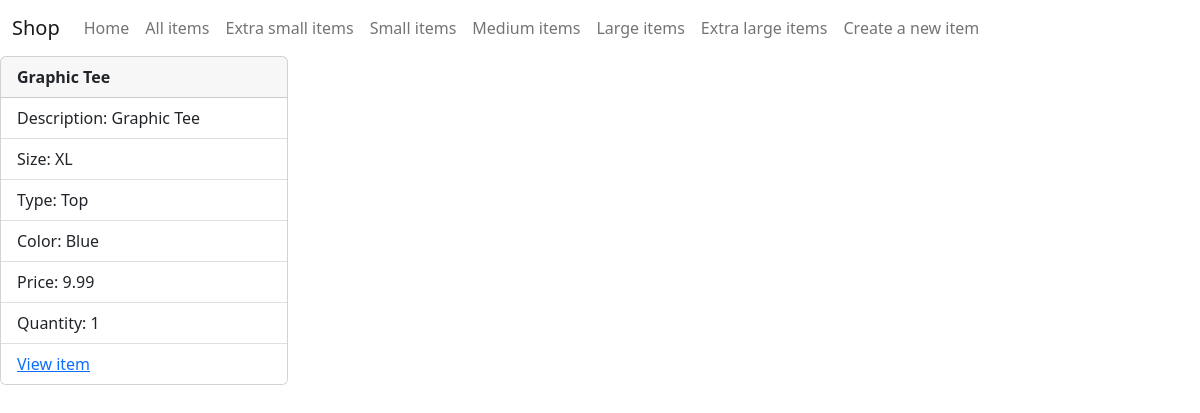
Screenshot of /items/by_size/XL with the database file from the repository.
### ca298shop/models.py (models this page shows, shortened)
class Item(models.Model):
    id = models.AutoField(primary_key=True)
    name = models.CharField(max_length=30)
    description = models.CharField(max_length=200)
    SIZES = [
        ('XS', 'XS'),
        ('S', 'S'),
        ('M', 'M'),
        ('L', 'L'),
        ('XL', 'XL'),
    ]
    size = models.CharField(max_length=2, choices=SIZES, default="")
    type = models.ForeignKey(Type, on_delete=models.CASCADE)
    color = models.ForeignKey(Color, on_delete=models.CASCADE)
    price = models.DecimalField(max_digits=10, decimal_places=2)
    quantity = models.IntegerField(default=1)

class Type(models.Model):
    id = models.AutoField(primary_key=True)
    type = models.TextField(default="")
    def __str__(self):
        return self.type

class Color(models.Model):
    id = models.AutoField(primary_key=True)
    color = models.TextField(default="")
    def __str__(self):
        return self.color

### ca298shop/views.py (the view)
# urls.py: path('items/by_size/<str:itemsize>', views.view_by_size, name='by_size'),
def view_by_size(request, itemsize):
    by_size = Item.objects.filter(size=itemsize)
    return render(request, 'by_size.html', {'items': by_size})

### ca298shop/templates/by_size.html
{% extends 'base.html' %}
{% block content %}
    {% for item in items %}
        <div class="card" style="width: 18rem;">
            <div class="card-header">
                <b>{{ item.name }}</b>
            </div>
            <ul class="list-group list-group-flush">
                <li class="list-group-item">Description: {{ item.description }}</li>
                <li class="list-group-item">Size: {{ item.size }}</li>
                <li class="list-group-item">Type: {{ item.type }}</li>
                <li class="list-group-item">Color: {{ item.color }}</li>
                <li class="list-group-item">Price: {{ item.price }}</li>
                <li class="list-group-item">Quantity: {{ item.quantity }}</li>
                <li class="list-group-item"><a href="items/single_item/{{ item.id }}">View item</a></li>
            </ul>
        </div>
        <br>
    {% endfor %}
{% endblock %}

### rows the page displays
Item: name "Graphic Tee", description "Graphic Tee", size "XL", type "Top", color "Blue", price "9.99", quantity "1"
